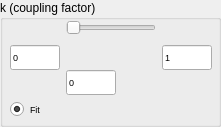
           <widget class="QGroupBox" name="groupBox_13">
            <property name="minimumSize">
             <size>
              <width>220</width>
              <height>100</height>
             </size>
            </property>
            <property name="title">
             <string>k (coupling factor)</string>
            </property>
            <widget class="QWidget" name="layoutWidget">
             <property name="geometry">
              <rect>
               <x>10</x>
               <y>20</y>
               <width>202</width>
               <height>98</height>
              </rect>
             </property>
             <layout class="QVBoxLayout" name="verticalLayout_7">
              <item>
               <layout class="QHBoxLayout" name="horizontalLayout_22">
                <item>
                 <widget class="QLineEdit" name="lineEditMink">
                  <property name="minimumSize">
                   <size>
                    <width>50</width>
                    <height>25</height>
                   </size>
                  </property>
                  <property name="maximumSize">
                   <size>
                    <width>50</width>
                    <height>25</height>
                   </size>
                  </property>
                  <property name="font">
                   <font>
                    <pointsize>7</pointsize>
                   </font>
                  </property>
                  <property name="text">
                   <string>0</string>
                  </property>
                 </widget>
                </item>
                <item>
                 <layout class="QGridLayout" name="gridLayout_13">
                  <item row="0" column="0">
                   <widget class="QSlider" name="horizontalSliderk">
                    <property name="minimum">
                     <number>0</number>
                    </property>
                    <property name="maximum">
                     <number>10000</number>
                    </property>
                    <property name="orientation">
                     <enum>Qt::Horizontal</enum>
                    </property>
                   </widget>
                  </item>
                  <item row="1" column="0">
                   <spacer name="verticalSpacer_15">
                    <property name="orientation">
                     <enum>Qt::Vertical</enum>
                    </property>
                    <property name="sizeHint" stdset="0">
                     <size>
                      <width>20</width>
                      <height>17</height>
                     </size>
                    </property>
                   </spacer>
                  </item>
                  <item row="2" column="0">
                   <widget class="QLineEdit" name="lineEditValuek">
                    <property name="minimumSize">
                     <size>
                      <width>50</width>
                      <height>25</height>
                     </size>
                    </property>
                    <property name="maximumSize">
                     <size>
                      <width>50</width>
                      <height>25</height>
                     </size>
                    </property>
                    <property name="font">
                     <font>
                      <pointsize>7</pointsize>
                     </font>
                    </property>
                    <property name="text">
                     <string>0</string>
                    </property>
                   </widget>
                  </item>
                 </layout>
                </item>
                <item>
                 <widget class="QLineEdit" name="lineEditMaxk">
                  <property name="minimumSize">
                   <size>
                    <width>50</width>
                    <height>25</height>
                   </size>
                  </property>
                  <property name="maximumSize">
                   <size>
                    <width>50</width>
                    <height>25</height>
                   </size>
                  </property>
                  <property name="font">
                   <font>
                    <pointsize>7</pointsize>
                   </font>
                  </property>
                  <property name="text">
                   <string>1</string>
                  </property>
                 </widget>
                </item>
               </layout>
              </item>
              <item>
               <widget class="QRadioButton" name="radioButtonFitk">
                <property name="font">
                 <font>
                  <pointsize>7</pointsize>
                 </font>
                </property>
                <property name="text">
                 <string>Fit</string>
                </property>
                <property name="checked">
                 <bool>true</bool>
                </property>
               </widget>
              </item>
             </layout>
            </widget>
           </widget>
